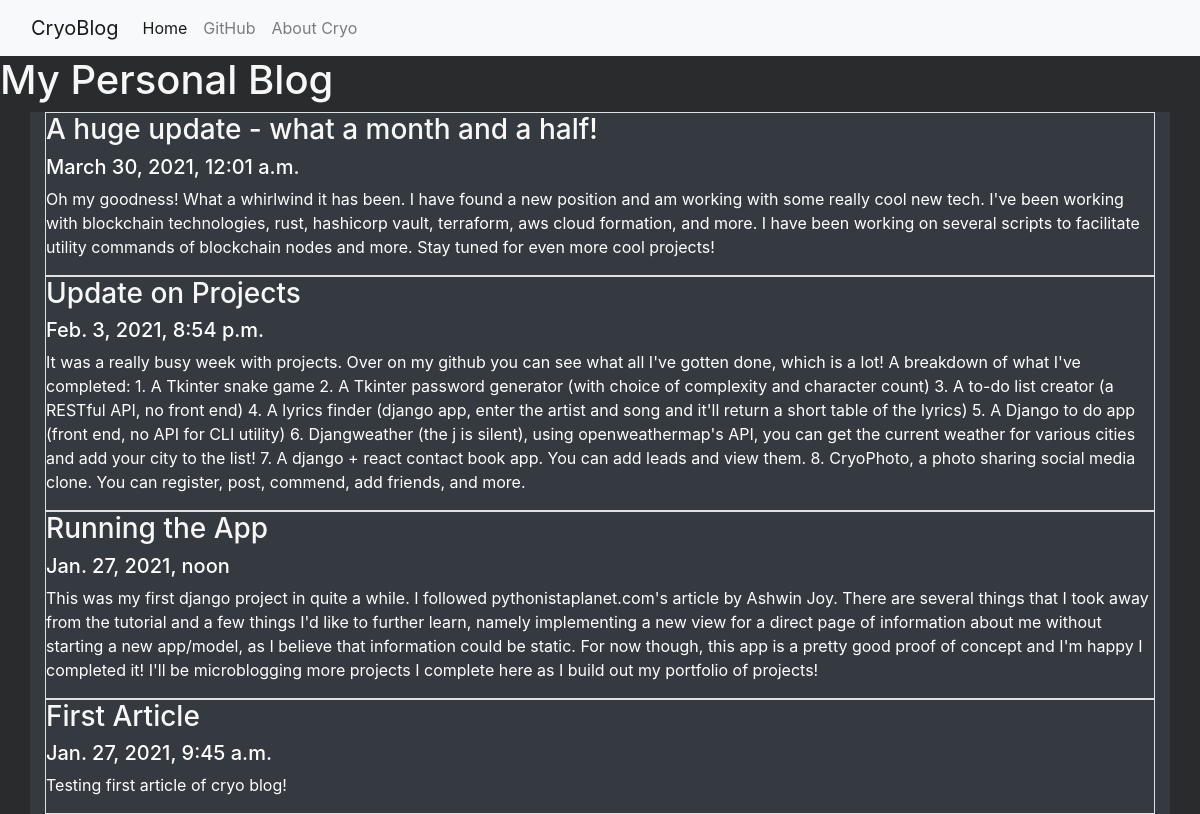
Before: / with the older database file.
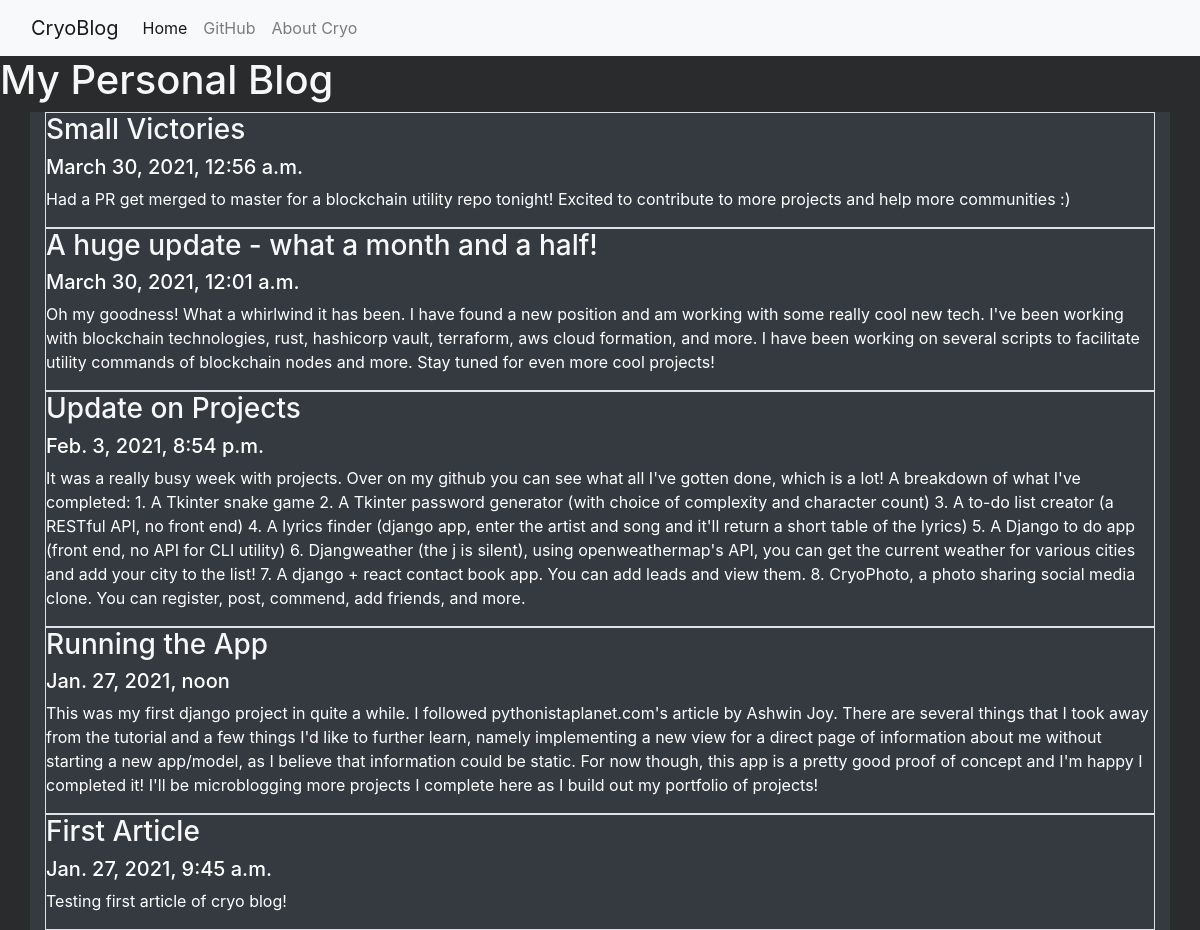
After: the same page with the newer database file.
### articles/models.py (models this page shows, shortened)
class Article(models.Model):
    author = models.ForeignKey('auth.user', on_delete = models.CASCADE,)
    title = models.CharField(max_length=100) # A title for the blog post/article.
    date = models.DateTimeField(default=datetime.now()) # Sets the date at time of posting for chronological organization
    body = models.TextField() # You know.

### articles/views.py (the view)
# urls.py: path('', views.ArticleListView.as_view(), name='home'),
class ArticleListView(ListView):
    model = Article
    template_name = 'home.html'

### templates/home.html (shortened to what this page needs)
{% load static %}
<!DOCTYPE html>
<html lang="en">
<head>
  <link rel="stylesheet" href="https://maxcdn.bootstrapcdn.com/bootstrap/4.5.2/css/bootstrap.min.css">
  <link rel="stylesheet" href="{% static 'css/style.css' %}">
</head>
<body>
<nav class="navbar navbar-expand-lg navbar-light bg-light">
  <div class="container-fluid">
    <a class="navbar-brand" href="#">CryoBlog</a>
    <div class="collapse navbar-collapse" id="navbarNav">
      <ul class="navbar-nav">
        <li class="nav-item">
          <a class="nav-link active" aria-current="page" href="{% url 'home' %}">Home</a>
        </li>
        <li class="nav-item">
          <a class="nav-link" href="https://github.com/cryofracture" target="_blank">GitHub</a>
        </li>
        <li class="nav-item">
          <a class="nav-link" href="">About Cryo</a>
        </li>
      </ul>
    </div>
  </div>
</nav>
<header>
  <h1> <a href="">My Personal Blog</a> </h1>
</header>
<div class="container bg-dark text-white">
{% block content %}
    {% for i in object_list reversed %}
        <div class="article border">
        <h3><a href="{% url 'detail' i.pk %}">{{ i.title }}</a></h3>
        <h5>{{ i.date }}</h5>
        <p>{{ i.body }}</p>
        </div>
    {% endfor %}
{% endblock content %}
</div>
</body>
</html>

Changed rows visible on the page:
added Article: title "Small Victories", date "March 30, 2021, 12:56 a.m.", body "Had a PR get merged to master for a blockchain utility repo tonight! Excited to contribute to more projects and help more communities :)"
